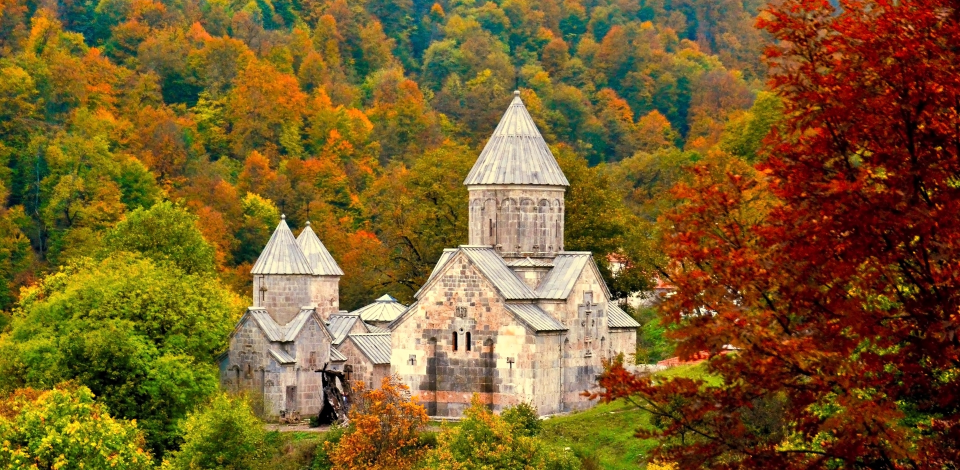
#> input picture ml/Chapter 4 Clustering/Code/Armenia.jpg, 1920 x 940 px, given in place of libs_03_kond_street_art.jpg, which was not available (shown at 1/2 size)
$ jupyter execute image_compression.ipynb   (shell and % lines are left out)   (text cells are left out)
#> lines starting #> are read from the running program, lines starting #| are printed output that depends on the picture; long printed decimals are rounded; pictures that were not available may be replaced by others from this repository, and a replacement may not be noted
[cell 1]
import numpy as np
from PIL import Image
import matplotlib.pyplot as plt

from sklearn.cluster import KMeans
from sklearn.metrics import silhouette_score

from tqdm import tqdm

[cell 2]
RESIZE_IMAGE = True
WIDTH = 1_000

[cell 3]
# input_image_path = "sevan.png"
# input_image_path = "Armenia.jpg" # may work poorly with png images
# input_image_path = "Aivazovsky.jpg" # may work poorly with png images
input_image_path = "in/Saryan.jpg"
# input_image_path = "in/08_rainbow.jpg"
input_image_path = "in/libs_03_kond_street_art.jpg"


image = Image.open(input_image_path)
#> image is the input picture: PIL image 1920x940 RGB; mean R, G, B 121.4, 93.2, 41.2

print(f"Image size: {image.size} | # pixels: {image.size[0] * image.size[1]}")
#| Image size: (1920, 940) | # pixels: 1804800

# Display the original image
plt.imshow(image)
plt.title("Original Image")
plt.axis('off')
plt.show()

if RESIZE_IMAGE:
    print("resizing")
    # resize the image but keep the aspect ratio
    width, height = image.size
#> width = 1920; height = 940
    aspect_ratio = width / height
#> aspect_ratio = 2.04
    new_width = WIDTH
    new_height = int(new_width / aspect_ratio)
#> new_height = 489

    image = image.resize((new_width, new_height))
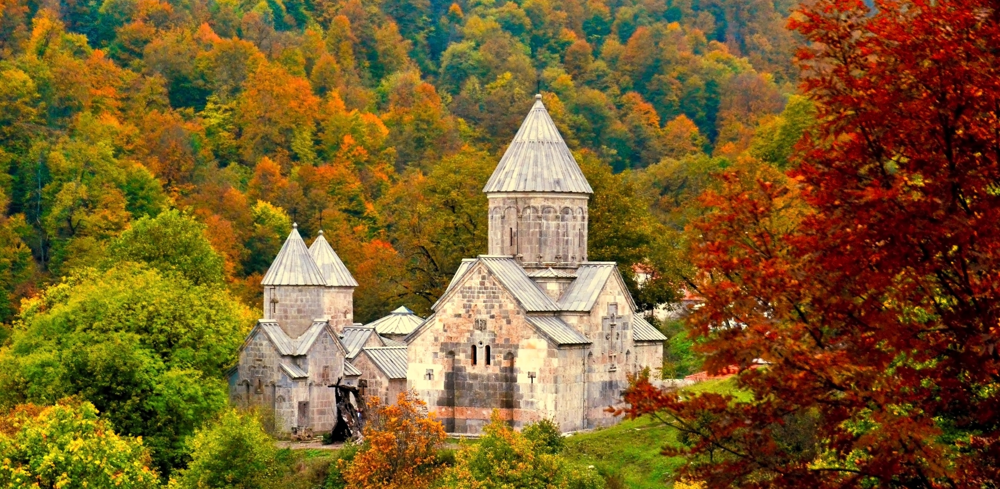
#> image: PIL image 1000x489 RGB; mean R, G, B 121.4, 93.2, 41.3

    # Display the resized image
    plt.imshow(image)
    plt.title("Resized Image")
    plt.axis('off')
    plt.show()

    print(f"Resized image size: {image.size} | # pixels: {image.size[0] * image.size[1]}")
#| Resized image size: (1000, 489) | # pixels: 489000


if input_image_path.endswith(".jpg"):
    print(f"Num of unique colors: {len(set(image.getdata())):,}")
#| Num of unique colors: 359,818

[cell 4]
image.getdata()[1]
#> Out = (159, 80, 7)

[cell 5]
# Convert PIL image to NumPy array
image_np = np.array(image)

if input_image_path.endswith(".png"):
    height, width = image_np.shape
    num_channels = 3
else:
    height, width, num_channels = image_np.shape
#> height = 489; width = 1000; num_channels = 3
print(f"Original image shape: {image_np.shape}")
#| Original image shape: (489, 1000, 3)

# Flatten the image to (num_pixels, num_channels)
pixels = image_np.reshape(-1, num_channels).astype(np.float32)

# Scale pixels from [0, 255] to [0, 1]
pixels /= 255.0
print("Flattened pixels shape:", pixels.shape)
#| Flattened pixels shape: (489000, 3)
print("Pixel sample:", pixels[0])  # just to see an example pixel
#| Pixel sample: [0.6588 0.3373  0.03922]

[cell 6]
pixels

[cell 7]
if input_image_path.endswith(".png"):
    print(f"Num of unique colors: {len(set(map(tuple, pixels)))}")

[cell 8]
num_clusters_list = [2, 4, 6, 8, 10, 12] # for demo
inertias = [] # sum of squared residuals
silhouette_scores = []
centroids = []

print(len(pixels))
#| 489000

for n_clusters in tqdm(num_clusters_list):
    print(f"Fitting KMeans with {n_clusters} clusters...")
    kmeans = KMeans(n_clusters=n_clusters, random_state=509)
    kmeans.fit(pixels)

    # Inertia: sum of squared distances to the closest cluster center
    inertia = kmeans.inertia_
    inertias.append(inertia)

    # Silhouette Score: measure of how similar each pixel is to its own cluster
    # compared to other clusters. Range: [-1, 1], with 1 = best.
    score = silhouette_score(pixels, kmeans.labels_, sample_size=5000, random_state=509)
    silhouette_scores.append(score)

    # add centroids to list
    centroids.append(kmeans.cluster_centers_)
#> this loop made 6 passes
#> score on passes 1 to 6: 0.525, 0.34, 0.346, 0.343, 0.328, 0.329
#> after the loop, centroids = 6 items; inertias = [34429, 15027.6, 10962.3, 8431.3, 6647.2, 5637.3]; silhouette_scores = [0.525, 0.34, 0.346, 0.343, 0.328, 0.329]

[cell 9]
plt.figure(figsize=(12, 5))

# Plot Inertia
plt.subplot(1, 2, 1)
plt.plot(num_clusters_list, inertias, marker='o')
plt.title('Inertia vs. Number of Clusters')
plt.xlabel('Number of Clusters')
plt.ylabel('Inertia')

# Plot Silhouette Score
plt.subplot(1, 2, 2)
plt.plot(num_clusters_list, silhouette_scores, marker='o', color='orange')
plt.title('Silhouette Score vs. Number of Clusters')
plt.xlabel('Number of Clusters')
plt.ylabel('Silhouette Score')

plt.tight_layout()
plt.show()
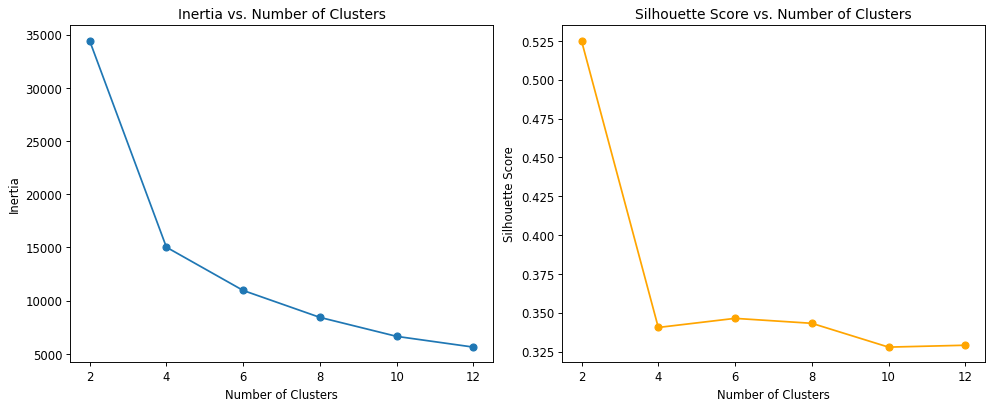
#> figure drawn by matplotlib, 2 panels

print("Number of clusters tested:", num_clusters_list)
#| Number of clusters tested: [2, 4, 6, 8, 10, 12]
print("Inertia:", inertias)
#| Inertia: [34428.996, 15027.551, 10962.300, 8431.287, 6647.190, 5637.280]
print("Silhouette Scores:", silhouette_scores)
#| Silhouette Scores: [0.5251, 0.3405, 0.3464, 0.3432, 0.3278, 0.329]

[cell 10]
chosen_n_clusters = 50

# Fit KMeans with the chosen cluster number
kmeans = KMeans(n_clusters=chosen_n_clusters, random_state=42)
kmeans.fit(pixels)

dominant_colors = kmeans.cluster_centers_

dominant_colors_255 = (dominant_colors * 255).astype(np.uint8)

labels = kmeans.labels_
print(labels)
print(len(labels))

compressed_pixels = dominant_colors[labels]
compressed_pixels_255 = dominant_colors_255[labels]

# Reshape to the original dimensions
compressed_image_np = compressed_pixels_255.reshape((height, width, num_channels))

# Convert NumPy array back to PIL image
compressed_image = Image.fromarray(compressed_image_np)

[cell 11]
# Display the original and compressed images side by side
fig, axes = plt.subplots(1, 2, figsize=(12, 6))

# Original image
axes[0].imshow(image)
axes[0].set_title("Original Image")
axes[0].axis('off')

# Compressed image
axes[1].imshow(compressed_image)
axes[1].set_title(f"Compressed Image with {chosen_n_clusters} Colors")
axes[1].axis('off')

plt.show()
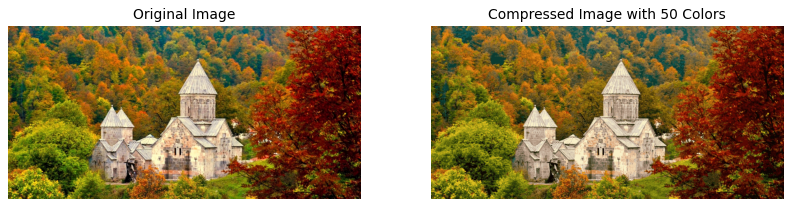
#> figure drawn by matplotlib, 2 panels

# Optionally, save it
file_name = f"out/compressed_{input_image_path.split('.')[0].split('/')[1]}.jpg"
compressed_image.save(file_name)
print(f"Compressed image saved to {file_name}")

[cell 12]
dominant_colors_255

[cell 13]
# Display the dominant colors
# just create tiles of the dominant colors
dominant_colors_image = Image.new("RGB", (chosen_n_clusters * 100, 100))
#> dominant_colors_image: PIL image 5000x100 RGB; every value is 0
for i, color in enumerate(dominant_colors_255):
    color_image = Image.new("RGB", (100, 100), color=tuple(color))
    dominant_colors_image.paste(color_image, (i * 100, 0))
#> this loop made 50 passes
#> pass 1, `color_image = Image.new("RGB", (100, 100), color=tuple(color))`:
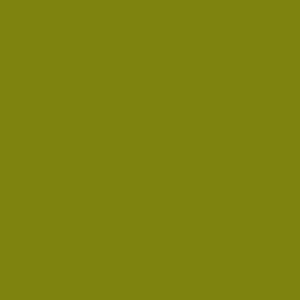
#> color_image: PIL image 100x100 RGB (shown 3 times larger); mean R, G, B 126, 131, 16
#> pass 2, `color_image = Image.new("RGB", (100, 100), color=tuple(color))`:
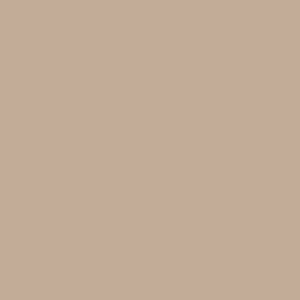
#> color_image: PIL image 100x100 RGB (shown 3 times larger); mean R, G, B 195, 172, 151
#> pass 3, `color_image = Image.new("RGB", (100, 100), color=tuple(color))`:
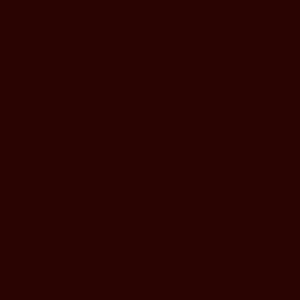
#> color_image: PIL image 100x100 RGB (shown 3 times larger); mean R, G, B 42, 4, 2
#> after the loop:
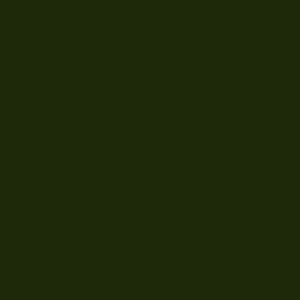
#> color_image: PIL image 100x100 RGB (shown 3 times larger); mean R, G, B 30, 41, 10
#> after the loop:
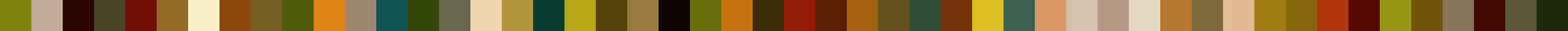
#> dominant_colors_image: PIL image 5000x100 RGB (shown at 1/4 size); mean R, G, B 130.6, 102.6, 51.1

plt.imshow(dominant_colors_image)

[cell 14]
# compare file sizes of the original and compressed images
import os

original_size = os.path.getsize(input_image_path)
compressed_size = os.path.getsize(file_name)

print(f"Original image size: {original_size} bytes")
print(f"Compressed image size: {compressed_size} bytes")
print(f"Compression ratio: {original_size / compressed_size:.2f}")

[cell 15]
dominant_colors_list = centroids
#> dominant_colors_list = 6 items
cluster_counts = [2, 4, 6, 8, 10, 12]

fig, axes = plt.subplots(nrows=len(dominant_colors_list), figsize=(7, 2 * len(dominant_colors_list)))

# If there's only one palette, 'axes' won't be an iterable; ensure it's a list
if len(dominant_colors_list) == 1:
    axes = [axes]

# Loop over each set of cluster centroids and display its palette
for idx, (colors_float, k) in enumerate(zip(dominant_colors_list, cluster_counts)):
    # Convert from [0,1] float to [0,255] uint8
    colors_255 = (colors_float * 255).astype(np.uint8)

    # Create a palette image: width = (#colors * tile_size), height = tile_size
    tile_size = 30
    width = len(colors_255) * tile_size
    palette_img = Image.new("RGB", (width, tile_size))

    # Paste a 100x100 tile for each color
    for i, color in enumerate(colors_255):
        tile = Image.new("RGB", (tile_size, tile_size), color=tuple(color))
        palette_img.paste(tile, (i * tile_size, 0))

    # Display the palette in the corresponding subplot
    axes[idx].imshow(palette_img)
    axes[idx].axis('off')
    axes[idx].set_title(f"Palette for {k} clusters")
#> this loop made 6 passes
#> (k, width) on passes 2 to 6: (4, 120), (6, 180), (8, 240), (10, 300), (12, 360)
#> (colors_float, k, colors_255, width) on pass 1: ([[0.8, 0.691, 0.481], [0.402, 0.291, 0.0884]], 2, [[204, 176, 122], [102, 74, 22]], 60)
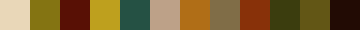
#> palette_img: PIL image 360x30 RGB; mean R, G, B 125, 97.9, 48.6

plt.tight_layout()
plt.show()
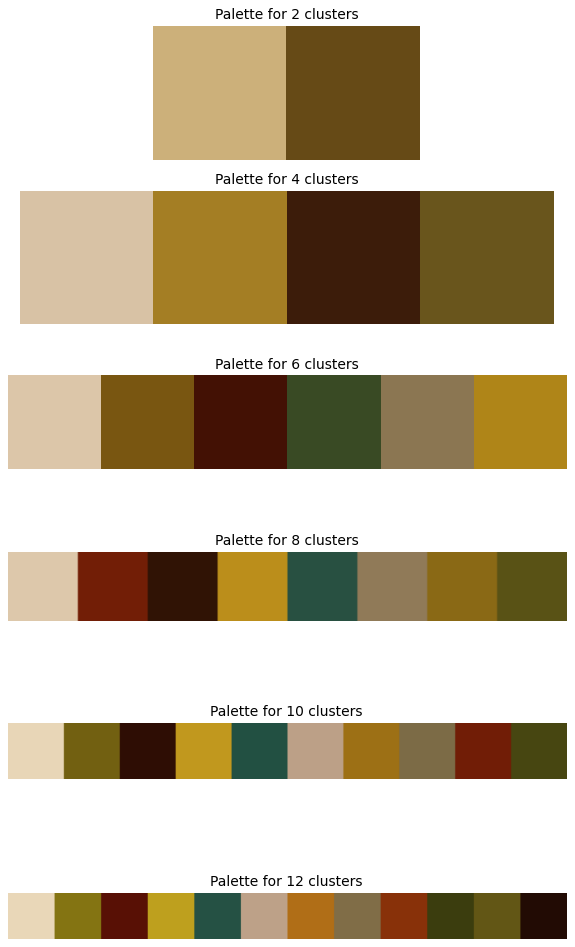
#> figure drawn by matplotlib, 6 panels
